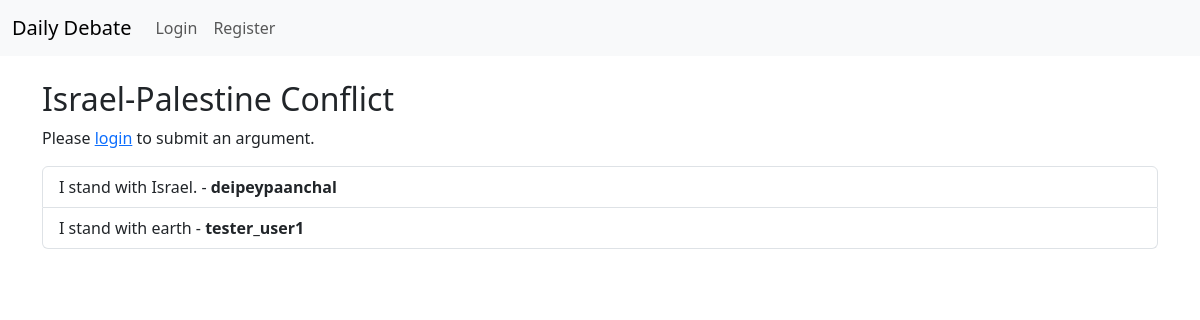
/debate/1, run on the app's committed database.
### app.py (models this page shows)
class Debate(db.Model):
    id = db.Column(db.Integer, primary_key=True)
    title = db.Column(db.String(100), nullable=False)
    arguments = db.relationship('Argument', backref='debate', lazy=True)

class Argument(db.Model):
    id = db.Column(db.Integer, primary_key=True)
    content = db.Column(db.String(1000), nullable=False)
    user_id = db.Column(db.Integer, db.ForeignKey('user.id'), nullable=False)
    debate_id = db.Column(db.Integer, db.ForeignKey('debate.id'), nullable=False)

class User(UserMixin, db.Model):
    id = db.Column(db.Integer, primary_key=True)
    username = db.Column(db.String(20), unique=True, nullable=False)
    password = db.Column(db.String(60), nullable=False)
    bio = db.Column(db.String(140))  # Optional short bio
    profile_image_url = db.Column(db.String(255))  # Optional profile image URL
    arguments = db.relationship('Argument', backref='author', lazy=True)

### app.py (the view, shortened to what this page needs)
@app.route('/debate/<int:debate_id>', methods=['GET', 'POST'])
def debate(debate_id):
    debate = Debate.query.get_or_404(debate_id)
    arguments = Argument.query.filter_by(debate_id=debate_id).all()
    return render_template('debate.html', debate=debate, arguments=arguments)

### templates/debate.html
{% extends 'layout.html' %}
{% block content %}
<h2>{{ debate.title }}</h2>
{% if current_user.is_authenticated %}
<form method="post">
    <div class="mb-3">
        <label for="content" class="form-label">Your Argument</label>
        <textarea class="form-control" id="content" name="content" rows="3" required></textarea>
    </div>
    <button type="submit" class="btn btn-primary">Submit Argument</button>
</form>
{% else %}
<p>Please <a href="{{ url_for('login') }}">login</a> to submit an argument.</p>
{% endif %}
<ul class="list-group mt-3">
    {% for argument in arguments %}
        <li class="list-group-item">{{ argument.content }} - <strong>{{ argument.author.username }}</strong></li>
    {% endfor %}
</ul>
{% endblock %}

### data on the page
Debate: title "Israel-Palestine Conflict"
Argument: content "I stand with Israel.", author.username "deipeypaanchal"
Argument: content "I stand with earth", author.username "tester_user1"
